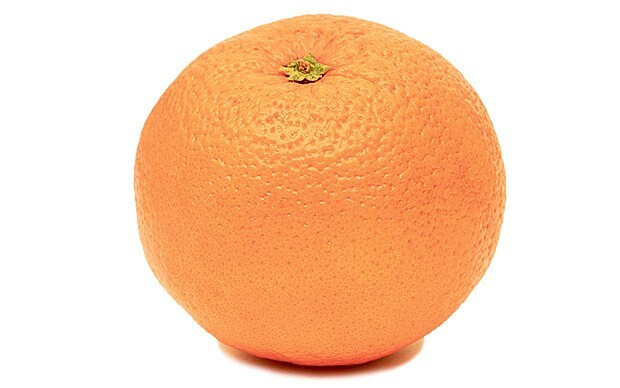
#> input picture img/orange.jpeg, 620 x 388 px
$ jupyter execute --allow-errors linear_image_filters.ipynb
#> lines starting #> are read from the running program, lines starting #| are printed output that depends on the picture
# Linear Image Filters

---
## 1. Box Filter

A box filter is a simple low-pass filter that uses a box as the kernel. Intuitively, the filter just averages the pixel values in a local $k \times k$ neighborhood, therefore creating a blurring effect.

Mathmatically, a box filter is defined as:

$$
H[m,n] = \frac{1}{k^2}, \quad 0 \leq m,n < k
$$

Basically the kernel is just a **matrix of ones** normalized by the number of elements.
For example, for $k=3$:

$$
h = \frac{1}{9}
\begin{bmatrix}
1 & 1 & 1 \\
1 & 1 & 1 \\
1 & 1 & 1
\end{bmatrix}
$$

When you apply this filter to an image $f[i,j]$:

$$
g[i,j] = \sum_{m=-(k-1)/2}^{(k-1)/2} \sum_{n=-(k-1)/2}^{(k-1)/2}
h[m,n] \cdot f[i-m, j-n]
$$

Since every $h[m,n] = \tfrac{1}{k^2}$:

$$
g[i,j] = \frac{1}{k^2} \sum_{m=-(k-1)/2}^{(k-1)/2} \sum_{n=-(k-1)/2}^{(k-1)/2} f[i-m, j-n]
$$

[cell 1]
import numpy as np
import matplotlib.pyplot as plt

def box_filter(size):
    """Create a normalized 2D box filter of given size."""
    return np.ones((size, size), dtype=np.float32) / (size * size)


def convolve2d(image: np.ndarray, kernel: np.ndarray) -> np.ndarray:
    """Apply 2D convolution between an image and a kernel (without padding)."""
    image_h, image_w = image.shape
    kernel_h, kernel_w = kernel.shape
    pad_h = kernel_h // 2
    pad_w = kernel_w // 2

    # Pad the image
    padded = np.pad(image, ((pad_h, pad_h), (pad_w, pad_w)), mode='edge')

    # Output image
    result = np.zeros_like(image)

    for i in range(image_h):
        for j in range(image_w):
            region = padded[i:i+kernel_h, j:j+kernel_w]
            result[i, j] = np.sum(region * kernel)

    return result


#> (the rest of this cell did not finish here and is left out)

---
## 2. Guassian Filter
Guassian filter is one of the most important, if not the most important filter in computer vision. It is a good model for many naturally occurring filters.

It is defined as:
$$
G(i, j) = \frac{1}{2\pi\sigma^2} \; e^{\left(-\frac{i^2 + j^2}{2\sigma^2}\right)}
$$

Therefore applied the kernel to a discrete image (as a function of $f$) at pixel $(i, j)$ results in:
$$
g[i, j] = \frac{1}{2\pi\sigma^2} \sum_{m=1}^{K} \sum_{n=1}^{K} \; e^{\left(-\frac{m^2 + n^2}{2\sigma^2}\right)} f[i-m, j-n]
$$

---
### 2.1. What Does a Guassian Filter Look Like?
Before we apply the filter to an actual image, let's first visualize what a Guassian kernel is.

[cell 2]
"""Generate a (size x size) Gaussian kernel."""
def gaussian_kernel(size: int, sigma: float) -> np.ndarray:
    # Creates a 1D array of size values evenly spaced between -size//2 and size//2
    # Example: size = 5 --> array([-2., -1.,  0.,  1.,  2.])
    ax = np.linspace(
        start=-(size // 2),
        stop=size // 2,
        num=size)

    # Generates a 2D grid (like coordinate axes) from the 1D array:
    xx, yy = np.meshgrid(ax, ax)

    # Guassain formula: G(x, y) = e^-[(x^2 + y^2)/2(sigma)^2]
    kernel = np.exp(-(xx**2 + yy**2) / (2. * sigma**2))

    # Normalizes the kernel so the sum of all values is 1.
    return kernel / np.sum(kernel)


# Generate kernel
kernel = gaussian_kernel(size=21, sigma=3.0)

# Create a side-by-side plot
fig = plt.figure(figsize=(12, 5))

# Heatmap (2D)
ax1 = fig.add_subplot(1, 2, 1)
im = ax1.imshow(kernel, cmap='viridis')
fig.colorbar(im, ax=ax1)
ax1.set_title("2D Gaussian Kernel Heatmap")
ax1.axis('off')

# 3D surface plot
x = np.linspace(-(kernel.shape[0] // 2), kernel.shape[0] // 2, kernel.shape[0])
xx, yy = np.meshgrid(x, x)

ax2 = fig.add_subplot(1, 2, 2, projection='3d')
ax2.plot_surface(xx, yy, kernel, cmap='viridis')
ax2.set_title("3D Gaussian Kernel Surface")

plt.tight_layout()
plt.show()
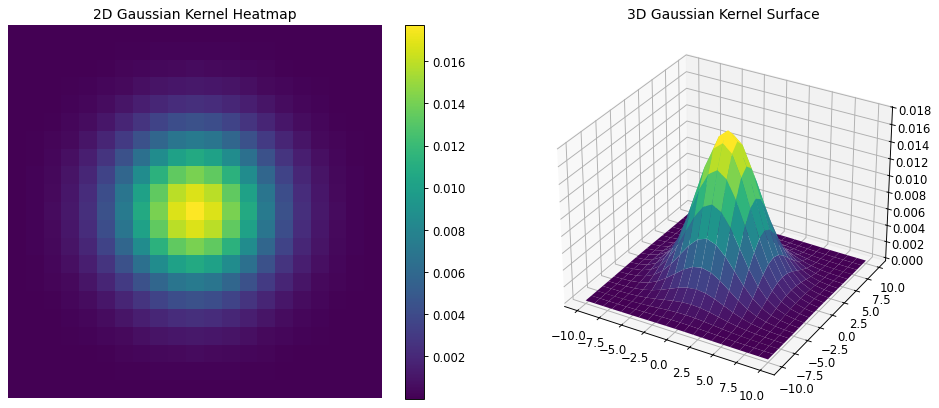
#> figure drawn by matplotlib, 3 panels

---
### 2.2 The Impact of $\sigma$
There are two parameters in the function gaussian_kernel above: size and sigma. The size of the kernel indicates the blur radius, or how big the kernel is. And sigma indicates how "sharp" or "smooth" this kernel is. Let's take a closer look at the impact of sigma:

[cell 3]
size = 21
sigmas = [0.5, 1.0, 2.0, 5.0]

# 2D Comparison
fig, axs = plt.subplots(1, len(sigmas), figsize=(15, 5))

for idx, sigma in enumerate(sigmas):
    kernel = gaussian_kernel(size, sigma)
    im = axs[idx].imshow(kernel, cmap='viridis')
    axs[idx].set_title(f"σ = {sigma}")
    axs[idx].axis('off')
    fig.colorbar(im, ax=axs[idx], shrink=0.8)

plt.suptitle("Impact of σ on 2D Gaussian Kernel", fontsize=16)
plt.tight_layout()
plt.show()
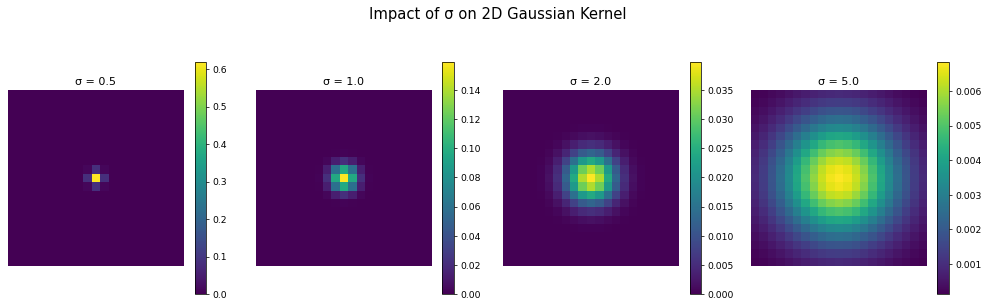
#> figure drawn by matplotlib, 8 panels


# 3D Comparison
fig = plt.figure(figsize=(18, 5))

for idx, sigma in enumerate(sigmas):
    kernel = gaussian_kernel(size, sigma)
    ax = fig.add_subplot(1, len(sigmas), idx + 1, projection='3d')
    ax.plot_surface(xx, yy, kernel, cmap='viridis')
    ax.set_title(f'σ = {sigma}', fontsize=12)
    ax.set_zlim(0, 0.25)
    ax.view_init(elev=30, azim=135)
    ax.set_xlabel('X')
    ax.set_ylabel('Y')
    ax.set_zlabel('Weight')

plt.suptitle("3D Gaussian Kernel Surface Comparison (by σ)", fontsize=16)
plt.tight_layout()
plt.show()
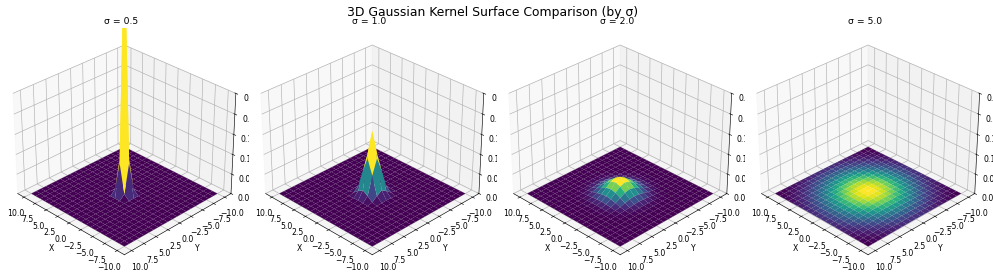
#> figure drawn by matplotlib, 4 panels

---
### 2.3 Applying the Gaussian Filter
Now let's apply the Gaussian filter to an actual image to see the effects (with different $\sigma$ values)

[cell 4]
from PIL import Image


# Load and convert image to grayscale
img = Image.open("../img/orange.jpeg").convert("L")  # L = grayscale
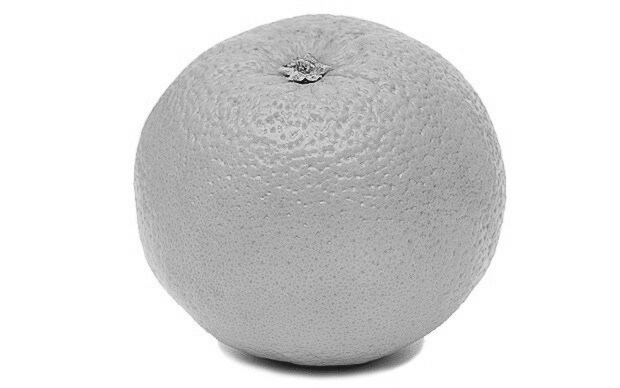
#> img: PIL image 620x388 L; min 18, max 255, mean 218.9
img_np = np.array(img, dtype=np.float32)
size = 21

# Display original image
fig, axes = plt.subplots(1, 5, figsize=(18, 5))
axes[0].imshow(img_np, cmap='gray')
axes[0].set_title("Original")
axes[0].axis("off")

# Try different sigma values
for index, sigma in enumerate([3, 5, 7, 10]):
    # Define the kernel
    kernel = gaussian_kernel(size=size, sigma=sigma)

    # Apply convolution
    blurred = convolve2d(img_np, kernel)

    # Display the blurred image
    axes[index + 1].imshow(blurred, cmap='gray')
    axes[index + 1].set_title(f"σ = {sigma}")
    axes[index + 1].axis("off")
#> this loop made 4 passes
#> pass 1, in convolve2d, `padded = np.pad(image, ((pad_h, pad_h), (pad_w, pad_w)), mode='edge')`:
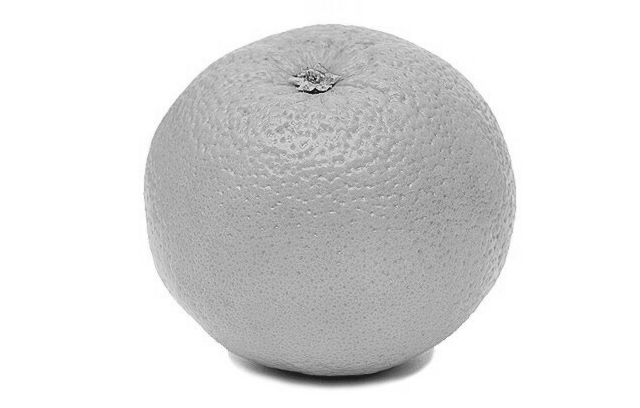
#> padded: shape (408, 640) float32; min 18, max 255, mean 221.7

plt.tight_layout()
plt.show()
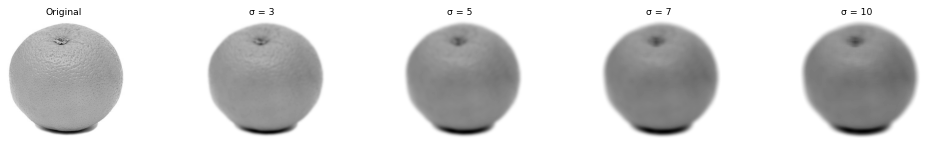
#> figure drawn by matplotlib, 5 panels

---
### 2.4 Optimization

Notice how it took a little bit to run for the code above? It turns out there is a faster way to calculate convolution!

Let's re-examine the guassian formula as following:
$$
g[i, j] = \frac{1}{2\pi\sigma^2} \sum_{m=1}^{K} \sum_{n=1}^{K} \; e^{\left(-\frac{m^2 + n^2}{2\sigma^2}\right)} f[i-m, j-n]
$$
we can actually separate the the exponent  $e^{\left(-\frac{m^2 + n^2}{2\sigma^2}\right)}$ into $e^{\left(-\frac{m^2}{2\sigma^2}\right)}$ and $e^{\left(-\frac{n^2}{2\sigma^2}\right)}$. Therefore $g[i, j]$ can be re-written as following:

$$
g[i, j] = \frac{1}{2\pi\sigma^2} \sum_{m=1}^{K} \; e^{\left(-\frac{m^2}{2\sigma^2}\right)} \cdot \sum_{n=1}^{K} \; e^{\left(-\frac{n^2}{2\sigma^2}\right)} f[i-m, j-n]
$$

This shows the 2D convolution is equivalent to:
1. Convolve the image horizontally with a 1D Gaussian in n(or x direction).
2. Convolve the result vertically with a 1D Gaussian in m(or y direction)

Let's now compare the runtime between two different approaches!

[cell 5]
def gaussian_kernel_1d(size: int, sigma: float) -> np.ndarray:
    """Generate a normalized 1D Gaussian kernel."""
    ax = np.arange(-(size // 2), size // 2 + 1)
    kernel = np.exp(-0.5 * (ax / sigma) ** 2)
    kernel /= np.sum(kernel)
    return kernel.astype(np.float32)


def convolve1d(image: np.ndarray, kernel: np.ndarray, axis: int) -> np.ndarray:
    """
    Perform 1D convolution along a specific axis (0 for rows, 1 for columns).
    Pads the image with edge values.
    """
    k_len = kernel.shape[0]
    pad = k_len // 2

    # Pad along the chosen axis
    if axis == 0:  # vertical
        padded = np.pad(image, ((pad, pad), (0, 0)), mode='edge')
    else:          # horizontal
        padded = np.pad(image, ((0, 0), (pad, pad)), mode='edge')

    result = np.zeros_like(image, dtype=np.float32)

    # Convolution
    if axis == 0:  # vertical
        for i in range(image.shape[0]):
            region = padded[i:i+k_len, :]         # shape (k_len, width)
            # Weighted sum across rows -> shape (width,)
            result[i, :] = np.sum(region * kernel[:, None], axis=0)
    else:          # horizontal
        for j in range(image.shape[1]):
            region = padded[:, j:j+k_len]         # shape (height, k_len)
            # Weighted sum across cols -> shape (height,)
            result[:, j] = np.sum(region * kernel[None, :], axis=1)

    return result


import time

sizes = [21]
sigmas = [10]

for size, sigma in zip(sizes, sigmas):
    kernel_1d = gaussian_kernel_1d(size=size, sigma=sigma)
    kernel_2d = gaussian_kernel(size=size, sigma=sigma)

    start = time.time()
    temp = convolve1d(img_np, kernel_1d, axis=0)
    blurred_1d = convolve1d(temp, kernel_1d, axis=1)
    end = time.time()
    print(f"Size={size}  Sigma={sigma}  Method=1D Convolution  Runtime={end - start:.2f} seconds")

    start = time.time()
    blurred_2d = convolve2d(img_np, kernel_2d)
    end = time.time()
    print(f"Size={size}  Sigma={sigma}  Method=2D Convolution  Runtime={end - start:.2f} seconds")

    # Display original and blurred images
    plt.figure(figsize=(10, 5))
    plt.subplot(1, 3, 1)
    plt.imshow(img_np, cmap='gray')
    plt.title("Original Image")
    plt.axis('off')

    plt.subplot(1, 3, 2)
    plt.imshow(blurred_1d, cmap='gray')
    plt.title(f"1D Convolution")
    plt.axis('off')

    plt.subplot(1, 3, 3)
    plt.imshow(blurred_2d, cmap='gray')
    plt.title(f"2D Convolution")
    plt.axis('off')
    plt.show()
#> this loop made 1 pass
#> pass 1, in convolve1d, `padded = np.pad(image, ((pad, pad), (0, 0)), mode='edge')`:
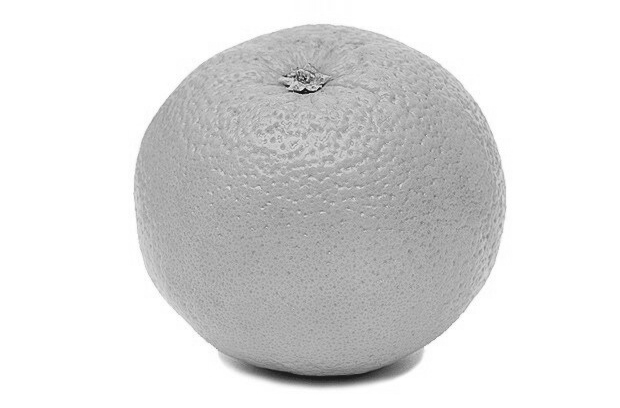
#> padded: shape (408, 620) float32; min 18, max 255, mean 220.6
#> pass 1, `temp = convolve1d(img_np, kernel_1d, axis=0)`:
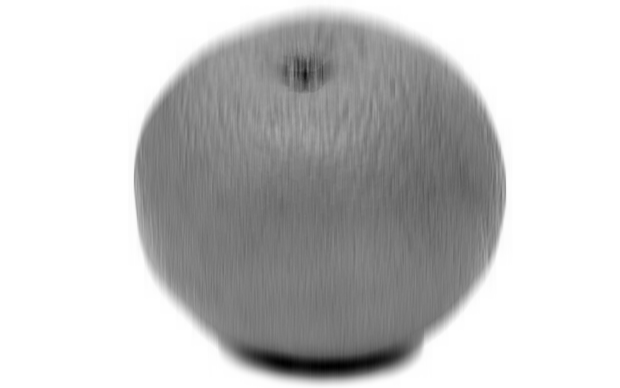
#> temp: shape (388, 620) float32; min 94.03, max 255, mean 218.9; drawn with min black and max white
#> pass 1, in convolve1d (call 2), `padded = np.pad(image, ((0, 0), (pad, pad)), mode='edge')`:
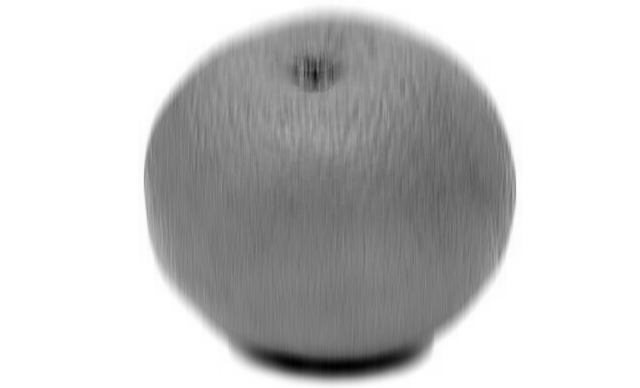
#> padded: shape (388, 640) float32; min 94.03, max 255, mean 220; drawn with min black and max white
#> pass 1, `plt.show()`:
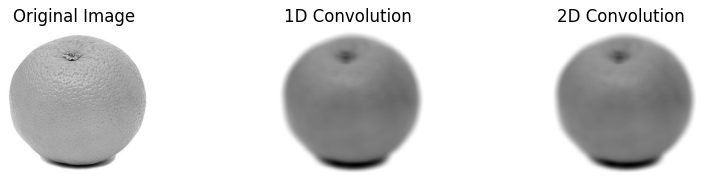
#> figure drawn by matplotlib, 3 panels

$ run again, with img/parallelogram.jpg copied over img/orange.jpeg
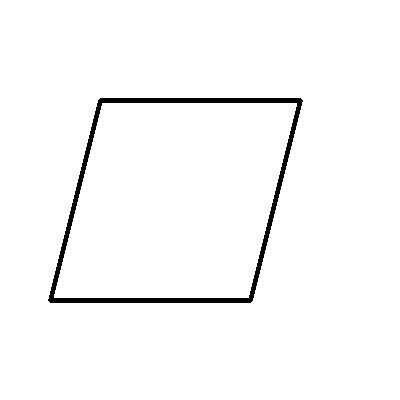
#> input picture img/parallelogram.jpg, 400 x 400 px
#> the loop `for size, sigma in zip(sizes, sigmas):` made 1 pass
#> pass 1, in convolve1d (call 2), `padded = np.pad(image, ((0, 0), (pad, pad)), mode='edge')`:
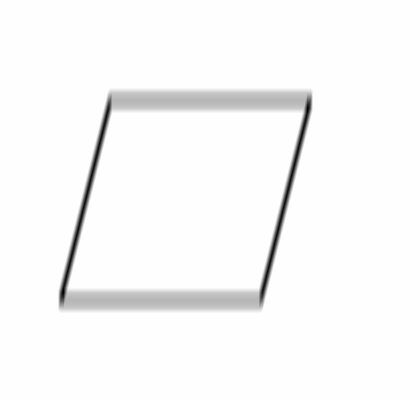
#> padded: shape (400, 420) float32; min 0.479, max 255, mean 249.1; drawn with min black and max white
#> pass 1, `plt.show()`:
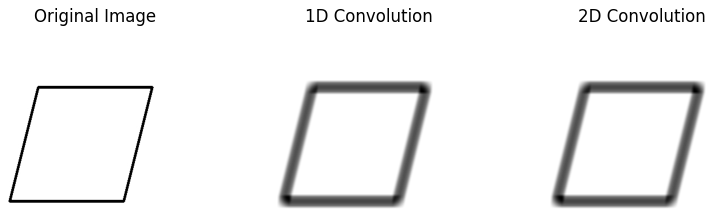
#> figure drawn by matplotlib, 3 panels

$ run again, with img/polynomial_curve.jpg copied over img/orange.jpeg
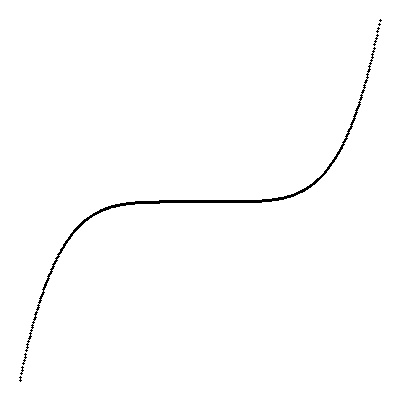
#> input picture img/polynomial_curve.jpg, 400 x 400 px
#> img is the input picture: PIL image 400x400 L; min 0, max 255, mean 252.7
#> the loop `for size, sigma in zip(sizes, sigmas):` made 1 pass
#> pass 1, `plt.show()`:
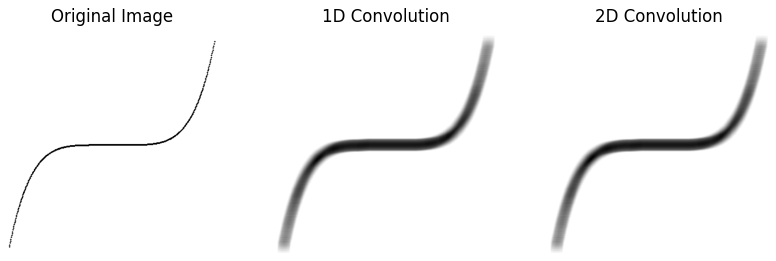
#> figure drawn by matplotlib, 3 panels
